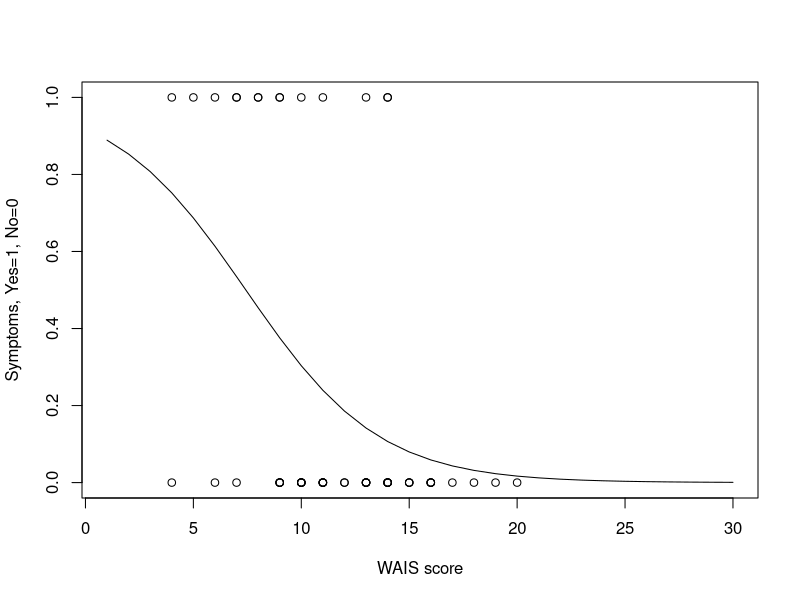
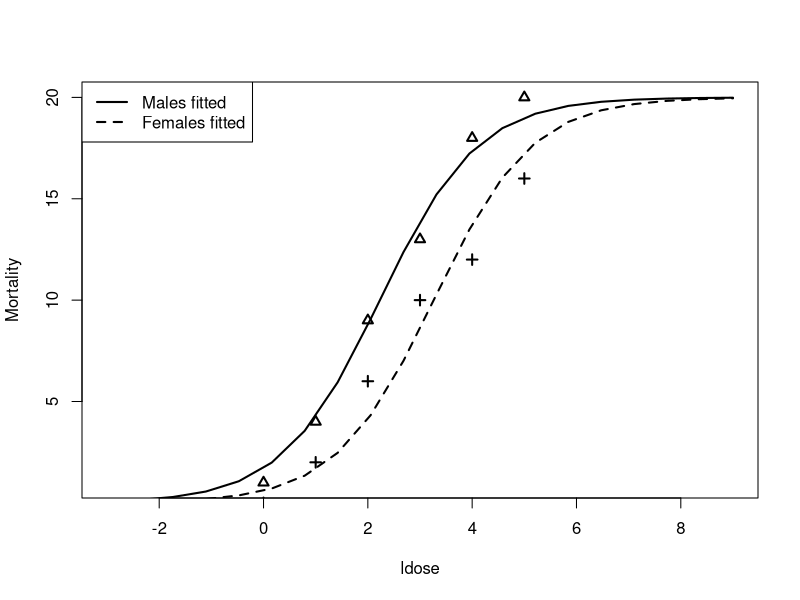

The R script that drew these images, in order:
#senility example
senil.data <- data.frame("s" = c(rep(1,14), rep(0,40)),
"x" = c(9,13,6,8,10,4,14,8,11,7,9,7,5,14,13,16,10,12,11,14,
15,18,7,16,9,9,11,13,15,13,10,11,6,17,14,19,9,11,14,10,
16,10,16,14,13,13,9,15,10,11,12,4,14,20))


glm.fit1 <- glm(s ~ x, family = binomial(link = "logit"), data = senil.data)

summary(glm.fit1)


plot(senil.data$x,senil.data$s,xlab="WAIS score",ylab="Symptoms, Yes=1, No=0",xlim=c(1,30))
lines(1:30,predict(glm.fit1,data.frame(x=seq(1,30,1)),type = "response"))

#budworms example
ldose <- rep(0:5,2)
numdead <- c(1,4,9,13,18,20,0,2,6,10,12,16)
sex <- c(rep("M",6),rep("F",6))
bud.data <- data.frame(numdead,numalive=20-numdead,ldose,sex)

glm.fit1 <- glm(cbind(numdead,numalive) ~ ldose + sex, family = binomial, data = bud.data)
summary(glm.fit1)


plot(ldose[sex=="M"],numdead[sex=="M"],xlim=c(-3,9),pch=2,
xlab="ldose",ylab="Mortality",lwd=2)
points(ldose[sex=="F"],numdead[sex=="F"],pch=3,lwd=2)
lines(seq(from =-3,to=9,length.out=20),predict(glm.fit1,data.frame(
ldose=seq(from =-3,to=9,length.out=20),sex="M"),type="response")*20,lwd=2)
lines(seq(from =-3,to=9,length.out=20),predict(glm.fit1,data.frame(
ldose=seq(from =-3,to=9,length.out=20),sex="F"),type="response")*20,lty=2,lwd=2)
legend("topleft",c("Males fitted", "Females fitted"),col=c(1,1),
lwd=c(2,2),lty=c(1,2))


# How big is the shift of the fitted curves in the additive model?
predict(glm.fit1,data.frame(ldose=0,sex="M"),type="response")

predict(glm.fit1,data.frame(ldose=0+glm.fit1$coef[3]/glm.fit1$coef[2],sex="F"),type="response")


predict(glm.fit1,data.frame(ldose=4,sex="M"),type="response")

predict(glm.fit1,data.frame(ldose=4+glm.fit1$coef[3]/glm.fit1$coef[2],sex="F"), type="response")

#null model to the additive model
Lambda <- summary(glm.fit1)$null.deviance - summary(glm.fit1)$deviance
1-pchisq(Lambda,2)


#Infant respiratory disease
resp.data <- data.frame("Resp"=c(77,19,47,48,16,31),
"Sex"=c(rep("M",3),rep("F",3)),"Feed"=c("Bottle","Both","Breast"))

glm.int <- glm(cbind(Resp,c(458,147,494,384,127,464)-Resp) ~ Feed*Sex, family = binomial, data = resp.data)

glm.add <- glm(cbind(Resp,c(458,147,494,384,127,464)-Resp) ~ Feed + Sex, family = binomial, data = resp.data)

summary(glm.add)

1-pchisq(glm.add$deviance-glm.int$deviance, df = 2)

drop1(glm.add, test="Chisq")

#CI for odds ratios

#profile likelihood CIs
confint(glm.add)

#asymptotic CIs
confint.default(glm.add)

#asymptotic CIs for odds ratios by hand
exp(summary(glm.add)$coef[2]+c(-1,1)*qnorm(0.975)*sqrt(vcov(glm.add)[2,2]))

exp(summary(glm.add)$coef[3]+c(-1,1)*qnorm(0.975)*sqrt(vcov(glm.add)[3,3]))

exp(summary(glm.add)$coef[4]+c(-1,1)*qnorm(0.975)*sqrt(vcov(glm.add)[4,4]))
